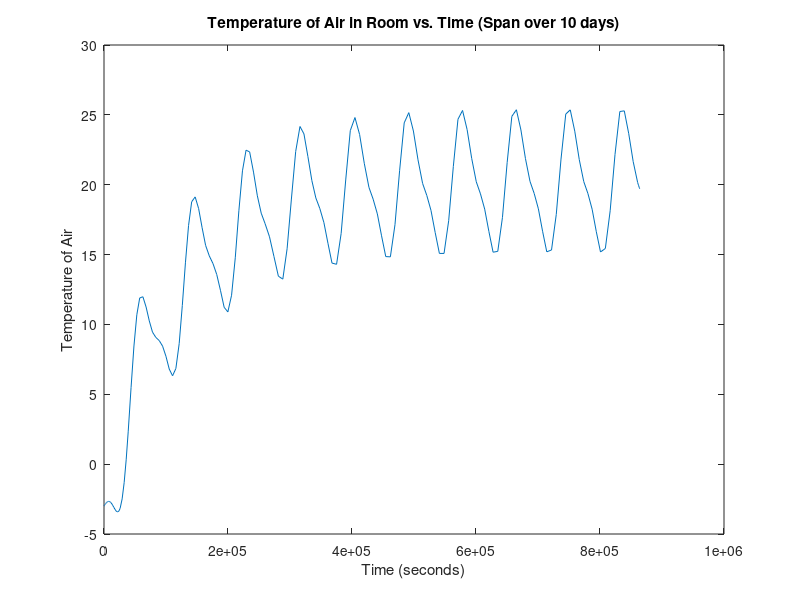

The MATLAB script that drew this image:
% QEA II - Project 1 (Passive Solar Tiny House for MA) %

% Values given to us%
T_out = -3; % Temperature outside
m = 250; % (in kg) V = 250 Liters, d = 1 cm^3 
c = 4200; % units: J/kg - K

% Specific Heat Capacity %
C_HeatStorage = m * c;

% Heat Transfer Coefficient (W/m^2-K)%
h_indoor = 15; % heat transfer coefficient for indoors
h_outdoor = 30; % heat transfer coefficient for outdoors 
h_window = 0.7; % heat transfer coefficient for double-panned windows 

% Thermal Conductivity (W/m-k) %
k_fginsulation = 0.04; % thermal conductivity of fiberglass insulation 
k_wall = 0.15; % thermal conductivity of insulated brick  
k_roof = 0.07; % thermal conductivity of concrete !!! need to change this to insulated concrete -> 0.07 - 0.33 values
k_floor = 0.07; % thermal conductivity of tile floor

% Thickness of Elements (m) % 
L_wall = 0.75; % thickness of wall 
L_roof = 1.5; % thickness of roof
L_floor = 1.0; % thickness of floor
L_window = 0.25; %thickness of window (curtain window)

% Surface Area of Elements (m^2)%
A_floor = 12.25; % area of *soon to be concrete* floor (3.5 x 3.5)
A_wall = 9; % area of brick wall (3 x 3)
A_roof = 12.25; % area of concrete roof (3.5 x 3.5)
A_window = 9; % area of window (3 x 3)

% Resistance of housing elements (K/W)% 
R_floor = (1/(h_indoor * A_floor)) + (L_floor/(k_floor * A_floor)) + (1/(h_outdoor * A_floor)) ; 
R_wall = (1/(h_indoor * A_wall)) + (L_wall/(k_wall * A_wall)) + (1/(h_outdoor * A_wall));
R_roof = (1/(h_indoor * A_roof)) + (L_roof/(k_roof * A_roof)) + (1/(h_outdoor * A_roof));
R_window = (1/(h_indoor * A_window)) + (1/(h_window * A_window)) + (1/(h_outdoor * A_window));

%Calculating total resistance of system (K/W)%
R_total = ((1/R_floor) + (1/R_wall) + (1/R_roof) + (1/R_window))^(-1); 

% Plotting and Solving ODE %
%Q_in = -361*cos((3.14*t)/(12*3600)) + 224*cos((3.14*t)/(6*3600)) + 210; % Temperature modeled as a function of time %
tspan = [0 86400*10];
[t, T] = ode45(@(t,T) (((T - T_out)/ R_total) - (-361*cos((3.14*t)/(12*3600)) + 224*cos((3.14*t)/(6*3600)) + 210)) / (-C_HeatStorage) , tspan, -3);
plot(t, T, '-');
title('Temperature of Air in Room vs. Time (Span over 10 days)');
xlabel('Time (seconds)');
ylabel('Temperature of Air');
